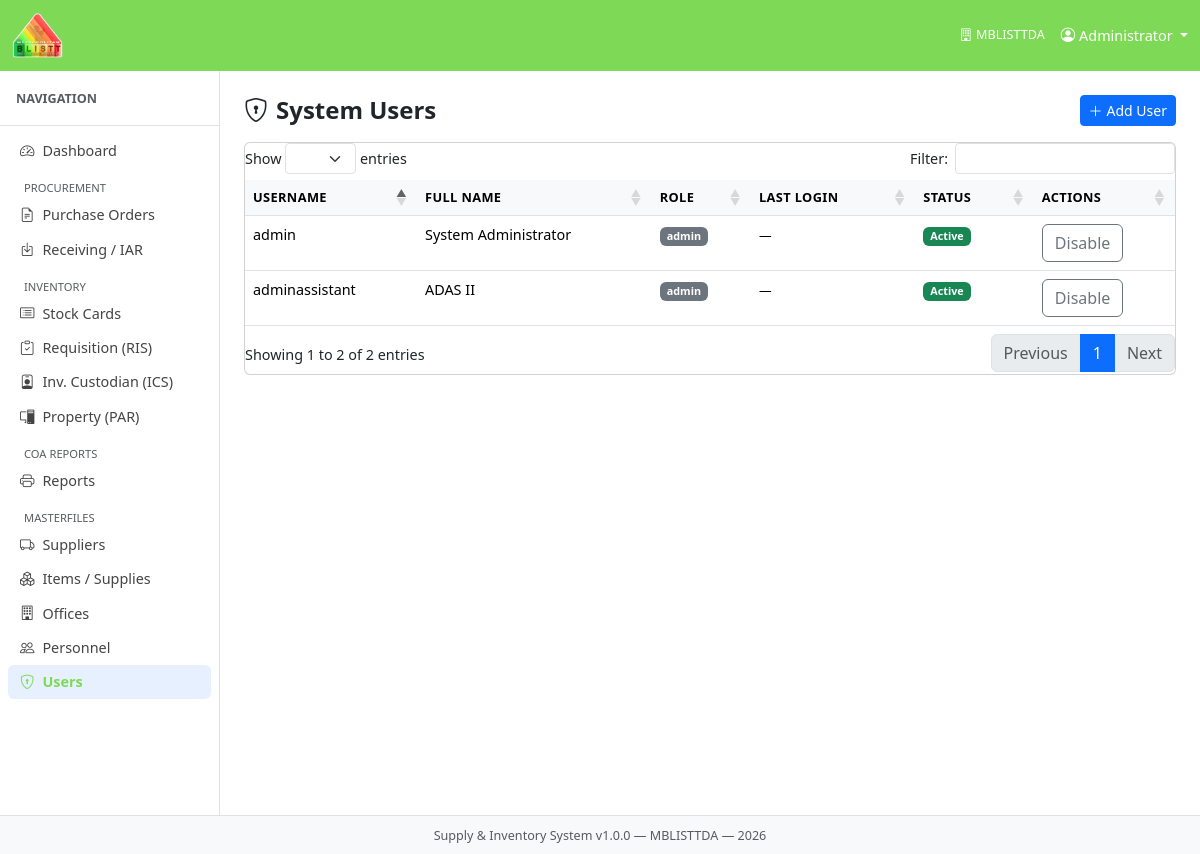
Screenshot of /index.php?mod=users&act=index with the database file from the repository.
### tables this page shows
CREATE TABLE `users` (
  `user_id` int(10) UNSIGNED NOT NULL,
  `personnel_id` int(10) UNSIGNED DEFAULT NULL,
  `username` varchar(80) NOT NULL,
  `password` varchar(255) NOT NULL COMMENT 'bcrypt hash',
  `full_name` varchar(200) NOT NULL,
  `role` enum('admin','supply_officer','viewer') NOT NULL DEFAULT 'viewer',
  `is_active` tinyint(1) NOT NULL DEFAULT 1,
  `last_login` datetime DEFAULT NULL,
  `created_at` timestamp NOT NULL DEFAULT current_timestamp()
);

### core/Controller.php (called while the page is built, shortened)
<?php
abstract class Controller {
    protected function render(string $viewFile, array $data = []): void {
        extract($data);
        $viewPath = ROOT_PATH . '/modules/' . $viewFile . '.php';
        include $viewPath;
    }
}

### modules/users/UserController.php (called while the page is built, shortened)
<?php
require_once ROOT_PATH . '/models/UserModel.php';
class UserController extends Controller {
    private UserModel $m;
    public function __construct() { $this->m = new UserModel(); }
    public function index(): void {
        $users = $this->m->listUsers();
        $this->render('users/index', compact('users', 'flash'));
    }
}

### core/Router.php (called while the page is built, shortened)
<?php
class Router {
    public function dispatch(): void {
        $act = $_GET['act'] ?? 'index';
        $act = preg_replace('/[^a-zA-Z_]/', '', $act);
        $controller = new $class();
        $controller->$act();
    }
}

### index.php (called while the page is built, shortened)
<?php
require_once ROOT_PATH . '/config/database.php';
require_once ROOT_PATH . '/core/Database.php';
require_once ROOT_PATH . '/core/Model.php';
require_once ROOT_PATH . '/core/Controller.php';
require_once ROOT_PATH . '/core/Router.php';
$router = new Router();
$router->dispatch();

### core/Database.php (called while the page is built, shortened)
<?php
class Database {
    private static ?Database $instance = null;
    private PDO $pdo;
    private function __construct() {
        $dsn = sprintf('mysql:host=%s;port=%s;dbname=%s;charset=%s',
            DB_HOST, DB_PORT, DB_NAME, DB_CHARSET);
        $options = [
            PDO::ATTR_ERRMODE            => PDO::ERRMODE_EXCEPTION,
            PDO::ATTR_DEFAULT_FETCH_MODE => PDO::FETCH_ASSOC,
            PDO::ATTR_EMULATE_PREPARES   => false,
        ];
        try {
            $this->pdo = new PDO($dsn, DB_USER, DB_PASS, $options);
        } catch (PDOException $e) {
            die('Database connection failed: ' . $e->getMessage());
        }
    }
    public static function getInstance(): Database {
        if (self::$instance === null) {
            self::$instance = new self();
        }
        return self::$instance;
    }
    public function query(string $sql, array $params = []): PDOStatement {
        $stmt = $this->pdo->prepare($sql);
        $stmt->execute($params);
        return $stmt;
    }
    public function fetchAll(string $sql, array $params = []): array {
        return $this->query($sql, $params)->fetchAll();
    }
}

### core/Model.php (called while the page is built, shortened)
<?php
abstract class Model {
    public function __construct() {
        $this->db = Database::getInstance();
    }
}

### models/UserModel.php (called while the page is built, shortened)
<?php
class UserModel extends Model {
    public function listUsers(): array {
        return $this->db->fetchAll(
            "SELECT u.*, p.full_name as personnel_name, o.office_name
             FROM users u
             LEFT JOIN personnel p ON p.personnel_id = u.personnel_id
             LEFT JOIN offices o ON o.office_id = p.office_id
             ORDER BY u.full_name"
        );
    }
}

### modules/users/index.php (the view, shortened to what this page needs)
<div class="d-flex justify-content-between align-items-center mb-3">
  <h4 class="fw-bold mb-0"><i class="bi bi-shield-lock me-2"></i>System Users</h4>
  <a href="<?= BASE_URL ?>/index.php?mod=users&act=create" class="btn btn-primary btn-sm">
    <i class="bi bi-plus-lg me-1"></i>Add User</a>
</div>
<div class="card"><div class="card-body p-0">
  <table class="table datatable mb-0">
    <thead><tr><th>Username</th><th>Full Name</th><th>Role</th><th>Last Login</th><th>Status</th><th>Actions</th></tr></thead>
    <tbody>
    <?php foreach ($users as $r): ?>
      <tr>
        <td><?= htmlspecialchars($r['username']) ?></td>
        <td><?= htmlspecialchars($r['full_name']) ?></td>
        <td><span class="badge bg-secondary"><?= $r['role'] ?></span></td>
        <td><small><?= $r['last_login'] ? date('m/d/Y H:i', strtotime($r['last_login'])) : '—' ?></small></td>
        <td><span class="badge <?= $r['is_active']?'bg-success':'bg-secondary' ?>">
          <?= $r['is_active']?'Active':'Inactive' ?></span></td>
        <td>
          <a href="<?= BASE_URL ?>/index.php?mod=users&act=toggle&id=<?= $r['user_id'] ?>"
             class="btn btn-xs btn-outline-secondary"><?= $r['is_active']?'Disable':'Enable' ?></a>
        </td>
      </tr>
    <?php endforeach; ?>
    </tbody>
  </table>
</div></div>

### assets/css/app.css (style rules this page uses)
:root { --sidebar-w: 220px; }
body { font-size: .9rem; }
.table th { font-size: .8rem; text-transform: uppercase; letter-spacing: .03em; background: #f8f9fa; white-space: nowrap; }

### rows the page displays
users: username "adminassistant", full_name "ADAS II", role "admin", is_active "Active"
users: username "admin", full_name "System Administrator", role "admin", is_active "Active"

### other values shown
APP_AGENCY "MBLISTTDA"
$user['full_name'] "Administrator"
$label "Dashboard Purchase Orders Receiving / IAR Stock Cards Requisition (RIS) Inv. Custodian (ICS) Property (PAR) Reports Suppliers Items / Supplies Offices Personnel Users"
APP_NAME "Supply & Inventory System"
APP_VERSION "1.0.0"
